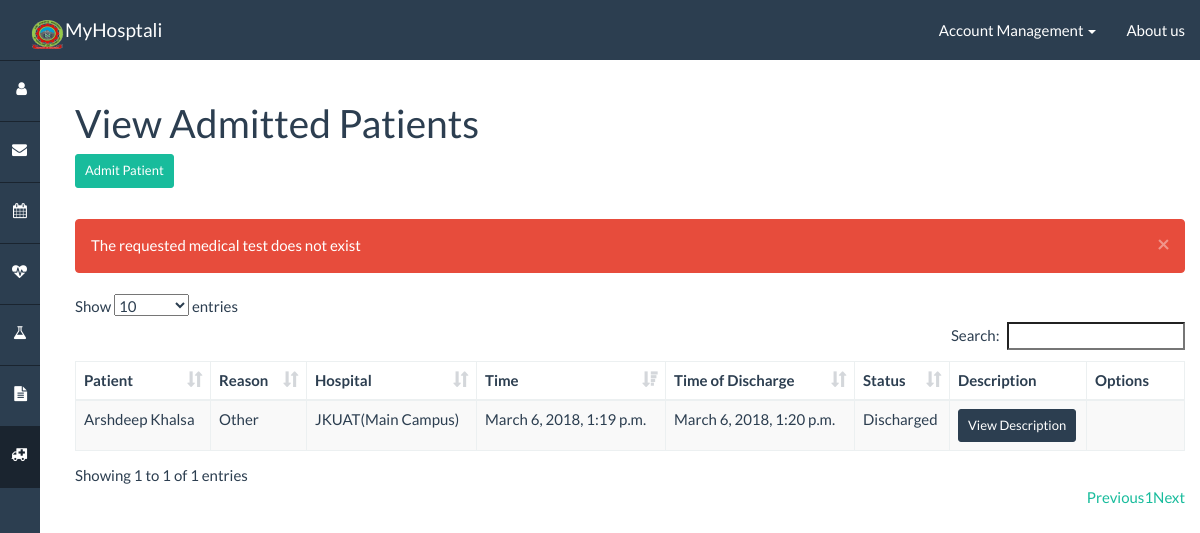
/admission/list/ (signed in), run on the app's committed database.
### healthnet/models.py (models this page shows, shortened)
class Admission(models.Model):
    ADMISSIONREASON = (
        ('Pneumonia', "Pneumonia"),
        ('Congestive Heart Failure', "Congestive Heart Failure"),
        ('Hardening of the arteries', "Hardening of the arteries"),
        ('Heart Attack', "Heart Attack"),
        ('Chronic Obstruction Lung Disease', "Chronic Obstruction Lung Disease"),
        ('Stroke', "Stroke"),
        ('Irregular Heartbeat', "Irregular Heartbeat"),
        ('Congestive Heart Failure', "Congestive Heart Failure"),
        ('Complications of procedures, devices, implants and grafts', "Complications of procedures, devices, implants and grafts"),
        ('Mood Disorders', "Mood Disorders"),
        ('Fluid and Electrolyte Disorders', "Fluid and Electrolyte Disorders"),
        ('Urinary Infections', "Urinary Infections"),
        ('Asthma', "Asthma"),
        ('Diabetes mellitus with and without complications', "Diabetes mellitus with and without complications"),
        ('Skin Infections', "Skin Infections"),
        ('Gallbladder Disease', "Gallbladder Disease"),
        ('Gastrointestinal Bleeding', "Gastrointestinal Bleeding"),
        ('Hip Fracture', "Hip Fracture"),
        ('Appendicitis', "Appendicitis"),
        ('Other', "Other")
    )
    account = models.ForeignKey(Account, related_name="admissions_account")
    timestamp = models.DateTimeField(auto_now_add=True)
    discharged_timestamp = models.DateTimeField(null=True, blank=True)
    reason = models.CharField(max_length=20, choices=ADMISSIONREASON)
    description = models.CharField(blank=True, max_length=1000)
    hospital = models.ForeignKey(Hospital)
    active = models.BooleanField(default=True)

class Account(models.Model):
    ACCOUNT_UNKNOWN = 0
    ACCOUNT_PATIENT = 10
    ACCOUNT_NURSE = 20
    ACCOUNT_DOCTOR = 30
    ACCOUNT_ADMIN = 40
    ACCOUNT_TYPES = (
        (ACCOUNT_UNKNOWN, "Unknown"),
        (ACCOUNT_PATIENT, "Patient"),
        (ACCOUNT_NURSE, "Nurse"),
        (ACCOUNT_DOCTOR, "Doctor"),
        (ACCOUNT_ADMIN, "Admin"),
    )
    EMPLOYEE_TYPES = (
        (ACCOUNT_NURSE, "Nurse"),
        (ACCOUNT_DOCTOR, "Doctor"),
        (ACCOUNT_ADMIN, "Admin"),
    )
    role = models.IntegerField(default=0, choices=ACCOUNT_TYPES)
    profile = models.OneToOneField(Profile)
    user = models.OneToOneField(User)
    class Admin:
        list_display = (
            'role',
            'profile',
            'user'
        )

class Profile(models.Model):
    GENDER = (
        ('M', "Male"),
        ('F', "Female"),
    )
    firstname = models.CharField(blank=True, max_length=50)
    lastname = models.CharField(blank=True, max_length=50)
    insurance = models.CharField(blank=True, max_length=50)
    emergencyContactName = models.CharField(blank=True, max_length=50)
    emergencyContactNumber = models.CharField(blank=True, max_length=20)
    sex = models.CharField(blank=True, max_length=1, choices=GENDER)
    birthday = models.DateField(default=date(1000, 1, 1))
    phone = models.CharField(blank=True, max_length=20)
    allergies = models.CharField(blank=True, max_length=250)
    created = models.DateTimeField(auto_now_add=True)
    prefHospital = models.ForeignKey(Hospital, null=True, related_name="profiles_prefhospital")
    linkedEmergencyContact = models.ForeignKey('Account', null=True, related_name="profiles_contact")
    primaryCareDoctor = models.ForeignKey('Account', null=True, related_name="profiles_primarycaredoctor")
    def __str__(self):
        return self.firstname + " " + self.lastname

class Hospital(models.Model):
    name = models.CharField(max_length=50)
    phone = models.CharField(max_length=20)
    location = models.OneToOneField(Location)
    class Admin:
        list_display = (
            'name',
            'phone',
            'location'
        )

### healthnet/views_admission.py (the view, shortened to what this page needs)
# urls.py: url(r'^admission/list/$', views_admission.list_view, name='admission/list'),
def list_view(request):
    authentication_result = views.authentication_check(
        request,
        [Account.ACCOUNT_NURSE, Account.ACCOUNT_DOCTOR]
    )
    if authentication_result is not None: return authentication_result
    template_data = views.parse_session(request)
    template_data['query'] = Admission.objects.all()
    return render(request, 'healthnet/admission/list.html', template_data)

### healthnet/templatetags/app_filters.py (called while the page is built)
@register.filter(name='isAuthenticated')
def isAuthenticated(user):
    return user.is_authenticated()

### healthnet/views.py (called while the page is built)
def parse_session(request, template_data=None):
    if template_data is None:
        template_data = {}
    if request.session.has_key('alert_success'):
        template_data['alert_success'] = request.session.get('alert_success')
        del request.session['alert_success']
    if request.session.has_key('alert_danger'):
        template_data['alert_danger'] = request.session.get('alert_danger')
        del request.session['alert_danger']
    return template_data

### templates/healthnet/admission/list.html (shortened to what this page needs)
{% extends "base.html" %}
{% load app_filters %}
{% block sidebar_admission %}active{% endblock %}
{% block body_header %}
    View Admitted Patients
    <br>
    <a class="btn btn-success btn-sm" href="/admission/admit/" role="button">Admit Patient</a>
{% endblock %}
{% block body %}
    <table id="datatable" class="table table-hover table-striped table-bordered">
        <thead>
            <th>Patient</th>
            <th>Reason</th>
            <th>Hospital</th>
            <th>Time</th>
            <th>Time of Discharge</th>
            <th>Status</th>
            <th>Description</th>
            <th>Options</th>
        </thead>
        <tbody>
            {% for admission in query %}
                <tr>
                    <td>{{ admission.account.profile }}</td>
                    <td>{{ admission.reason }}</td>
                    <td>{{ admission.hospital.name }}</td>
                    <td>{{ admission.timestamp }}</td>
                    <td>{{ admission.discharged_timestamp }}</td>
                    <td>{% if admission.active %}Admitted{% else %}Discharged{% endif %}</td>
                    <td>
                        <button onclick="proxyDesc{{ admission.pk }}()" type="button" class="btn btn-primary btn-sm" data-toggle="modal" data-target="#form-modal">View Description</button></td>
                    <td>
                    </td>
                </tr>
            {% endfor %}
        </tbody>
    </table>
{% endblock %}

### healthnet/static/css/dashboard.css (style rules this page uses)
body,html { height: 100%; }

### data on the page
Admission: account.profile "Arshdeep Khalsa", reason "Other", hospital.name "JKUAT(Main Campus)", timestamp "March 6, 2018, 1:19 p.m.", discharged_timestamp "March 6, 2018, 1:20 p.m.", active "Discharged"

### other printed values
{{ alert_danger }} "The requested medical test does not exist"
